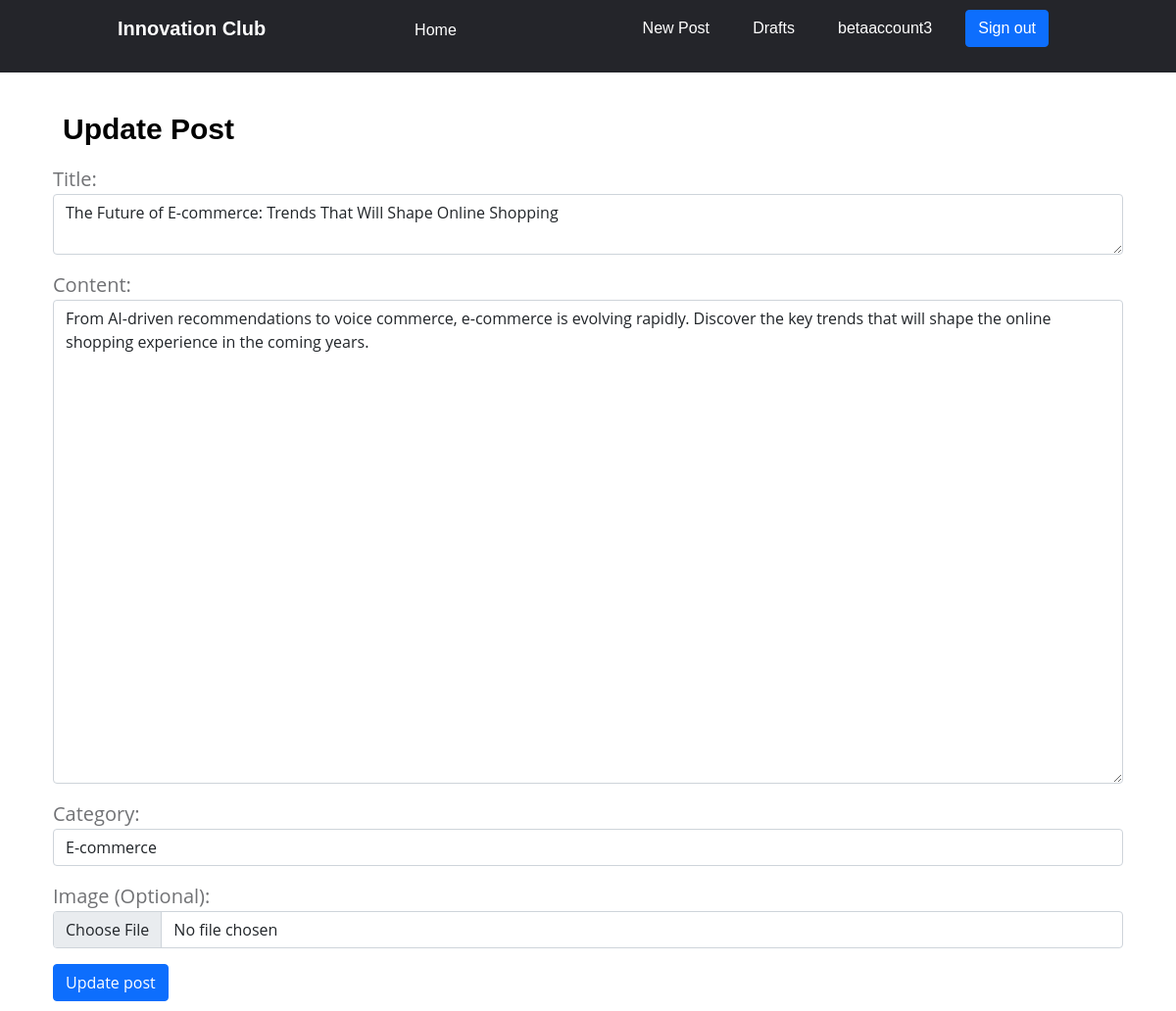
The app's page /blog/update/8/ (signed in) with its own data.
### blog/models.py (models this page shows, shortened)
class Post(models.Model):
    author = models.ForeignKey(User,on_delete=models.CASCADE)
    title = models.TextField()
    category = models.CharField(max_length=120)
    image = models.ImageField(upload_to='posts',blank=True,null=True)
    content = models.TextField()
    created_date = models.DateTimeField(default=timezone.now)
    published_date = models.DateTimeField(blank=True,null=True)

### blog/views.py (the view)
# urls.py: url(r'^update/(?P<pk>\d+)/$',UpdatePost.as_view(),name='update'),
class UpdatePost(LoginRequiredMixin,UpdateView):
    login_url = '/login/'
    model = Post
    form_class = PostForm
    def get_context_data(self,**kwargs):
        context = super().get_context_data(**kwargs)
        context['value'] = 'Update'
        return context

### blog/forms.py
class PostForm(forms.ModelForm):
    class Meta():
        model = Post
        fields = ('title','content', 'category','image')
        labels = {
            'title':'Title',
            'category':'Category',
            'content':'Content',
            'image':'Image (Optional)'
        }
        widgets = {
            'title': forms.Textarea(attrs={'class':'form-control','id':"exampleFormControlTextarea1", 'rows':"2",'placeholder':'Type Your Title Here'}),
            'content': forms.Textarea(attrs={'class':'form-control','id':"exampleFormControlTextarea1", 'rows':"20",'placeholder':'Type Your Text Here ...'}),
            'category': forms.TextInput(attrs={'class':'form-control','placeholder':'Type Your category Here ...'}),
            'image':forms.ClearableFileInput(attrs={'class':'form-control', 'type':'file', 'id':'formFile'})
        }

### blog/templates/blog/post_form.html (shortened to what this page needs)
{% extends 'blog/post_base.html' %}
    {% block content %}
    <div class="container-sm">
        <div class="">
            <h3>{{ value }} Post</h3>
            <form method="POST" enctype="multipart/form-data" style="display: inline">
                {{ form.as_p }}
                    <button class="btn btn-primary" type="submit">{{ value }} post</button>
                </div>
        </div>
    </div>
    {% endblock %}

### blog/templates/blog/post_base.html (shortened to what this page needs)
<!DOCTYPE html>
{% load static %}
<html lang="en">
<head>
    <link rel="stylesheet" href="{% static "css/style.css" %}">
    <link rel="stylesheet" href="{% static "css/login.css" %}">
    <link rel="stylesheet" href="{% static "css/signup.css" %}">
    <link rel="stylesheet" href="{% static "css/list.css" %}">
    <link rel="stylesheet" href="{% static "css/detail.css" %}">
    <link rel="stylesheet" href="{% static "css/comments.css" %}">
    <link rel="stylesheet" href="{% static "css/form.css" %}">
    <link rel="stylesheet" href="{% static "css/delete.css" %}">
    <link rel="stylesheet" href="{% static "css/bootstrap.css" %}">
    <link rel="stylesheet" href="{% static "css/topic_listing.css" %}">
</head>
<body>
    <header>
        <div class="nav-1">
            <p ><a style="color: white;" href="{% url 'posts' %}">Innovation Club</a></p>
            <nav>
                <ul>
                    <li><a href="{% url 'posts' %}">Home</a></li>
                </ul>
            </nav>
        </div>
        <div class="nav-2">
            <nav>
                <ul>
                    {% if user.is_authenticated %}
                        <li><a href="{% url 'blog:create' %}">New Post</a></li>
                        <li><a href="{% url 'blog:draft' %}">Drafts</a></li>
                        <li><a href="#">{{ user.username }}</a></li>
                        <li><a class='btn btn-primary' type = 'button' href="{% url 'log_out' %}">Sign out</a></li>
                    {% else %}
                        <li><a class='btn btn-secondary' type = 'button' href="{% url "sign_up" %}">Sign up</a></li>
                        <li><a class='btn btn-primary' type = 'button' href="{% url "log_in" %}">Sign in</a></li>
                    {% endif %}
                </ul>
            </nav>
        </div>
    </header>
    <div class="container">
        {% block content %}
        {% endblock %}
</body>
</html>

### static/css/style.css (style rules this page uses)
* { box-sizing: border-box; padding: 0; margin: 0; }
body { font-family: 'Roboto', sans-serif; }
.container { padding: 10px; width: 500px; margin: 20px auto 0 auto; }
.container h3 { font-weight: 700; font-size: 30px; padding: 10px; }
header { color: #ffffff; background: #24252A;; display: flex; justify-content: space-between; align-items: center; padding: 10px 10%; z-index: 1000; position: sticky; }
.nav-1 { display: flex; justify-content: space-between; align-items: center; }
header li a { font-family: 'Montserrat', sans-serif; font-weight: 500; font-size: 16px; text-decoration: none; color: #ffffff; cursor: pointer; }
.nav-1 p { font-family: 'Montserrat', sans-serif; font-weight: 800; font-size: 20px; text-decoration: none; cursor: pointer; }
header ul { list-style: none; }
.nav-1 nav { padding-left: 100px; }
header li { display: inline-block; padding: 0 10px; }
header li a { display: inline-block; padding: 0 10px; transition: all 0.3s ease 0s; }

### static/css/topic_listing.css (style rules this page uses)
:root { --white-color: #ffffff; --primary-color: #13547a; --secondary-color: #80d0c7; --section-bg-color: #f0f8ff; --custom-btn-bg-color: #80d0c7; --custom-btn-bg-hover-color: #13547a; --dark-color: #000000; --p-color: #717275; --border-color: #7fffd4; --link-hover-color: #13547a; --body-font-family: 'Open Sans', sans-serif; --title-font-family: 'Montserrat', sans-serif; --h1-font-size: 58px; --h2-font-size: 46px; --h3-font-size: 32px; --h4-font-size: 28px; --h5-font-size: 24px; --h6-font-size: 22px; --p-font-size: 20px; --menu-font-size: 14px; --btn-font-size: 18px; --copyright-font-size: 16px; --border-radius-large: 100px; --border-radius-medium: 20px; --border-radius-small: 10px; --font-weight-normal: 400; --font-weight-medium: 500; --font-weight-semibold: 600; --font-weight-bold: 700; }
body { background-color: var(--white-color); font-family: var(--body-font-family); }
h2, h3, h4, h5, h6 { color: var(--dark-color); }
h1, h2, h3, h4, h5, h6 { font-family: var(--title-font-family); font-weight: var(--font-weight-semibold); }
h3 { font-size: var(--h3-font-size); }
p { color: var(--p-color); font-size: var(--p-font-size); font-weight: var(--font-weight-normal); }
ul li { color: var(--p-color); font-size: var(--p-font-size); font-weight: var(--font-weight-normal); }
a, button { touch-action: manipulation; transition: all 0.3s; }
a { display: inline-block; color: var(--primary-color); text-decoration: none; }

### records on screen
Post: title "The Future of E-commerce: Trends That Will Shape Online Shopping", content "From AI-driven recommendations to voice commerce, e-commerce is evolving rapidly. Discover the key trends that will shape the online shopping experience in the coming years.", category "E-commerce"

### other values on screen
{{ user.username }} "betaaccount3"
{{ value }} "Update"
